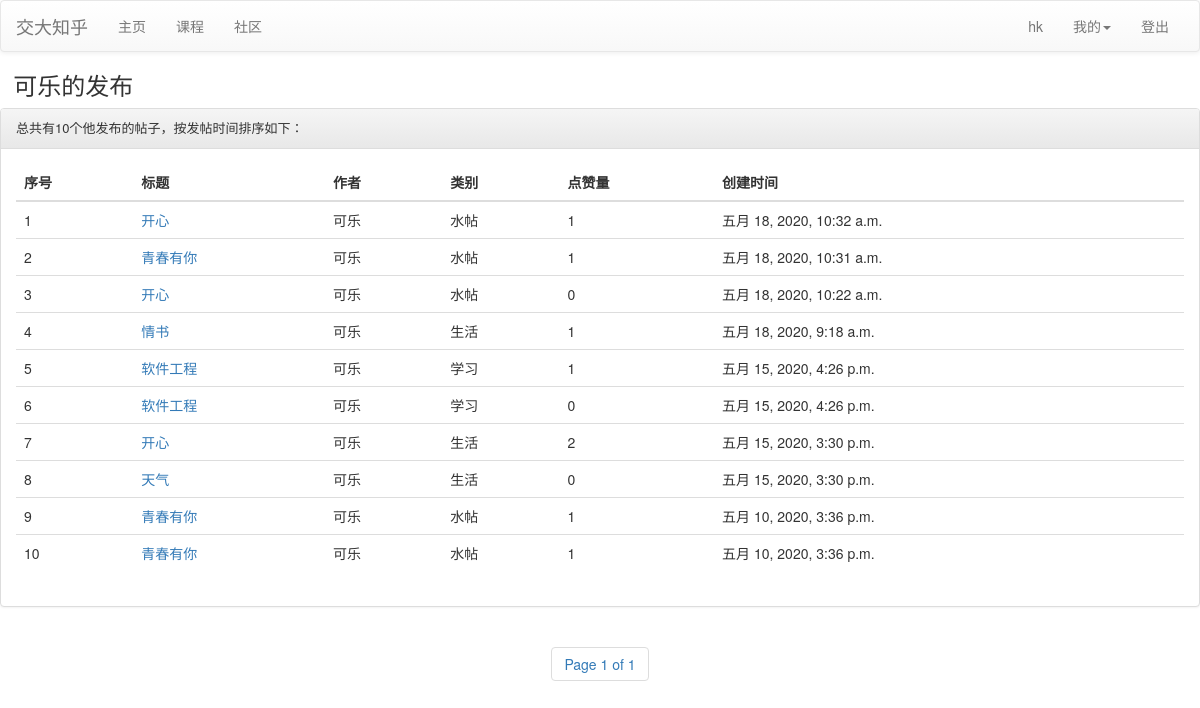
Page /posts/518021911125 (signed in) on the committed database.
### project/login/models.py (models this page shows, shortened)
class User(models.Model):
    gender = (
        ('male', "男"),
        ('female', "女"),
    )
    school = (
        ('chuan_jian', "船舶海洋与建筑工程学院"),
        ('ji_dong', "机械动力与工程学院"),
        ('dian_yuan', "电子信息与电气工程学院"),
        ('cai_liao', "材料科学与工程学院"),
        ('shu_xue', "数学科学学院"),
        ('wu_li', "物理与天文学院"),
        ('hua_xue', "化学化工学院"),
        ('sheng_ming', "生命科学技术学院"),
        ('sheng_yi_gong', "生物医学工程学院"),
        ('an_tai', "安泰经济与管理学院"),
        ('qi_ta', "其它"),  # 暂时写到这儿
    )
    sno = models.CharField(max_length=128, unique=True, primary_key=True)  # 学号
    name = models.CharField(max_length=128)  # 名字
    nickname = models.CharField(max_length=128, default='--')  # 昵称
    password = models.CharField(max_length=256)  # 密码
    email = models.EmailField(unique=True)  # 邮箱
    sex = models.CharField(max_length=32, choices=gender)  # 性别（选择）
    institute = models.CharField(max_length=256, choices=school)  # 学院（选择）
    major = models.CharField(max_length=256, default='--')  # 专业（暂时为填写）
    c_time = models.DateTimeField(auto_now_add=True)  # 注册时间
    photo = models.ImageField(upload_to=user_directory_path, blank=True, null=True, default='default.jpg')  # 照片
    follow = models.ManyToManyField('self', related_name='follow_people', null=True, blank=True, verbose_name='关注')
    fans = models.IntegerField(default=0)
    photo_clipped = ImageSpecField(  # 注意：ImageSpecField 不会生成数据库表的字段
        source='photo',
        processors=[ResizeToFill(175, 250)],  # 处理成一寸照片的大小
        format='JPEG',  # 处理后的图片格式
        options={'quality': 95}  # 处理后的图片质量
    )
    class Meta:
        ordering = ["-c_time"]
        verbose_name = "用户"
        verbose_name_plural = "用户"

### project/bbs/models.py (models this page shows, shortened)
class Post(models.Model):
    title = models.CharField(max_length=32)
    content = models.TextField(null=True)
    create_time = models.DateTimeField('创建时间', auto_now_add=True)
    author = models.ForeignKey(to='login.User', on_delete=models.CASCADE, verbose_name='作者', related_name='author')
    likes = models.IntegerField(default=0)
    category = models.ForeignKey(Category, on_delete=models.CASCADE, verbose_name='分类')
    tags = models.ManyToManyField(Tag, verbose_name='标签')
    like_users = models.ManyToManyField(User, verbose_name='用户', related_name='like_users')

class Category(models.Model):
    name = models.CharField('名称', max_length=16)

### project/login/views.py (the view)
# urls.py: path('posts/<int:sno>', views.posts_ta),
def posts_ta(request, sno):
    if not request.session.get('is_login', None):
        return redirect("/login/login/")
    user = models.User.objects.get(sno=sno)
    posts_list = user.author.order_by('-create_time')
    paginator = Paginator(posts_list, 10)
    if request.method == "GET":
        page = request.GET.get('page')
        try:
            posts = paginator.page(page)
        except PageNotAnInteger:
            posts = paginator.page(1)
        except InvalidPage:
            return HttpResponse('找不到页面的内容')
        except EmptyPage:
            posts = paginator.page(paginator.num_pages)
    else:
        posts = paginator.page(1)
    return render(request, 'login/posts_ta.html', {'user': user, 'posts': posts, "length": len(posts_list)})

### project/login/templates/login/posts_ta.html (shortened to what this page needs)
<!DOCTYPE html>
<html lang="en">
<head>
  <link rel="stylesheet" href="https://cdn.jsdelivr.net/npm/bootstrap@3.3.7/dist/css/bootstrap.min.css">
  <link rel="stylesheet" href="https://cdn.jsdelivr.net/npm/bootstrap@3.3.7/dist/css/bootstrap-theme.min.css">
</head>
<body>
  <nav class="navbar navbar-default">
    <div class="container-fluid">
      <div class="navbar-header">
        <a class="navbar-brand" href="#">交大知乎</a>
      </div>
      <div class="collapse navbar-collapse" id="bs-example-navbar-collapse-1">
        <ul class="nav navbar-nav">
          <li class=""><a href="/login/index/">主页<span class="sr-only">(current)</span></a></li>
          <li><a href="/course/">课程</a></li>
          <li><a href="/bbs/">社区</a></li>
        </ul>
        <ul class="nav navbar-nav navbar-right">
          <li><a href="/about/">{{ request.session.user_name }}</a></li>
          <li class="dropdown">
            <a href="#" class="dropdown-toggle" data-toggle="dropdown" role="button" aria-haspopup="true" aria-expanded="false">我的<span class="caret"></span></a>
          </li>
          <li><a href="/login/logout/">登出</a></li>
        </ul>
      </div>
    </div>
  </nav>
  <h3>&nbsp&nbsp{{ user.name }}的发布</h3>
  <div class="panel panel-default">
    <div class="panel-heading">
      <p class="panel-title" style="font-size: small;">总共有{{length}}个他发布的帖子，按发帖时间排序如下：</p>
    </div>
    <div class="panel-body">
      <table class="table">
        <thead>
          <tr>
            <th>序号</th>
            <th>标题</th>
            <th>作者</th>
            <th>类别</th>
            <th>点赞量</th>
            <th>创建时间</th>
          </tr>
        </thead>
        <tbody>
          {% for post in posts %}
          <tr>
            <td>{{ forloop.counter }}</td>
            <td><a href="/bbs/{{ post.id }}">{{ post.title }}</a></td>
            <td>{{ post.author.name }}</td>
            <td>{{ post.category.name }}</td>
            <td>{{ post.likes }}</td>
            <td>{{ post.create_time }}</td>
          </tr>
          {% endfor %}
        </tbody>
      </table>
    </div>
  </div>
  <div id="pages" class="text-center">
    <nav>
      <ul class="pagination">
        <li class="step-links">
          <span class="current">
            Page {{ posts.number }} of {{ posts.paginator.num_pages }}</span>
        </li>
      </ul>
    </nav>
  </div>
</body>
</html>

### rows in the picture
User: name "可乐"
Post: title "开心", author.name "可乐", category.name "水帖", likes "1", create_time "五月 18, 2020, 10:32 a.m."
Post: title "青春有你", author.name "可乐", category.name "水帖", likes "1", create_time "五月 18, 2020, 10:31 a.m."
Post: title "开心", author.name "可乐", category.name "水帖", likes "0", create_time "五月 18, 2020, 10:22 a.m."
Post: title "情书", author.name "可乐", category.name "生活", likes "1", create_time "五月 18, 2020, 9:18 a.m."
Post: title "软件工程", author.name "可乐", category.name "学习", likes "1", create_time "五月 15, 2020, 4:26 p.m."
Post: title "软件工程", author.name "可乐", category.name "学习", likes "0", create_time "五月 15, 2020, 4:26 p.m."
Post: title "开心", author.name "可乐", category.name "生活", likes "2", create_time "五月 15, 2020, 3:30 p.m."
Post: title "天气", author.name "可乐", category.name "生活", likes "0", create_time "五月 15, 2020, 3:30 p.m."
Post: title "青春有你", author.name "可乐", category.name "水帖", likes "1", create_time "五月 10, 2020, 3:36 p.m."
Post: title "青春有你", author.name "可乐", category.name "水帖", likes "1", create_time "五月 10, 2020, 3:36 p.m."

### other values in the picture
{{ request.session.user_name }} "hk"
{{ length }} "10"
{{ posts.number }} "1"
{{ posts.paginator.num_pages }} "1"
